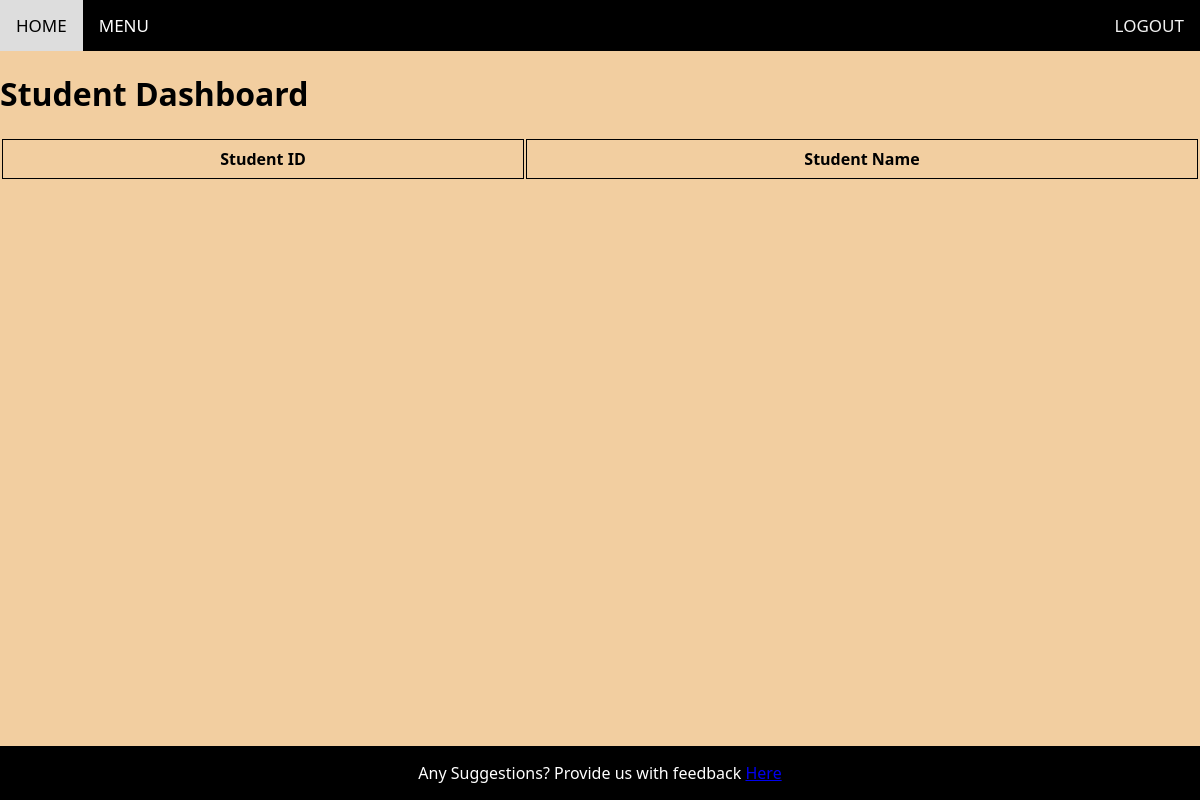
Page /student_dashboard (signed in) on the earlier database version.
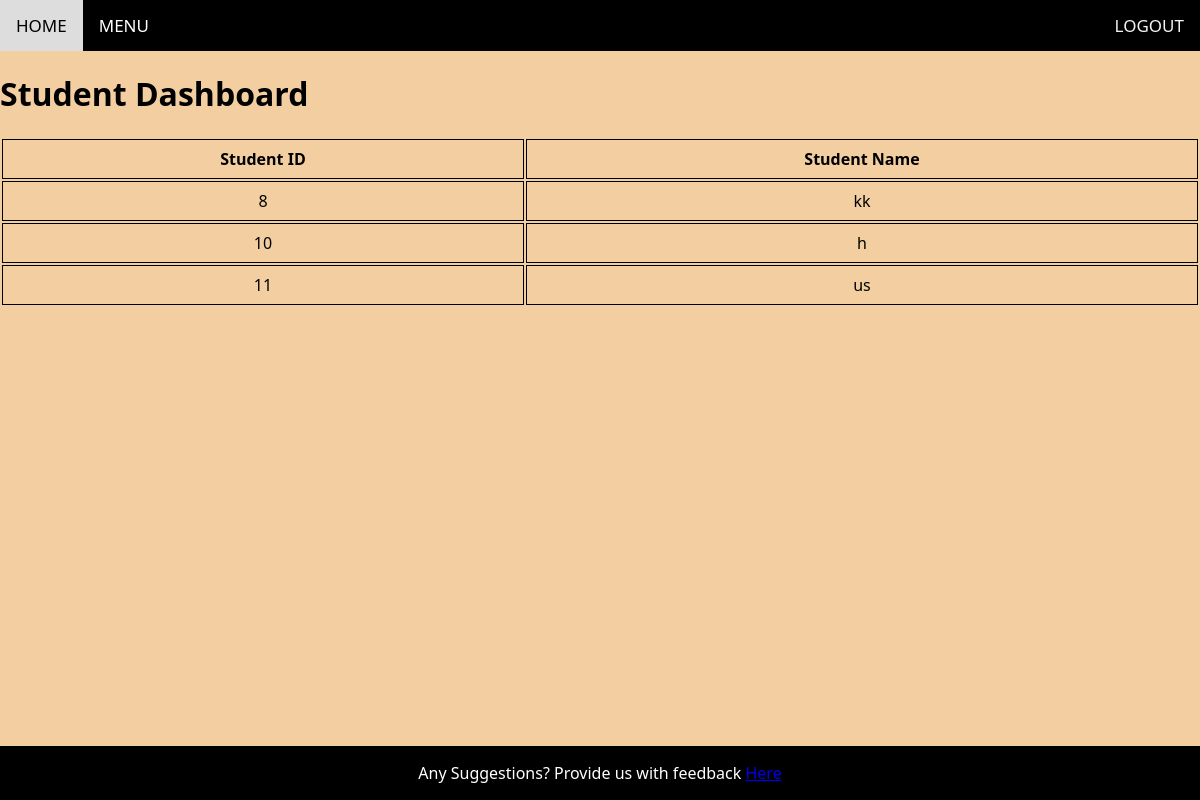
Same page on the later database version.
### tables this page shows
CREATE TABLE STUDENT (User_ID INTEGER REFERENCES USERS (User_ID) PRIMARY KEY, School_ID INTEGER REFERENCES SCHOOL (School_ID), First_Name TEXT NOT NULL, Last_Name TEXT, Class_ID INTEGER);

### app.py (the view)
@app.route('/student_dashboard')
@login_required
def student_dashboard():
    if current_user.is_authenticated and current_user.Type == 'TEACHER':
        conn = sql.connect(db_path)  # Replace 'DATABASE' with your app's database path
        cursor = conn.cursor()
        user_id = current_user.User_ID  # Assuming this attribute exists in your User model
        class_query = "SELECT Class_ID FROM Teacher WHERE User_ID = ?"
        cursor.execute(class_query, (user_id,))
        class_id = cursor.fetchone()
        if class_id:
            class_id = class_id[0]  # Extracting the ID from the result tuple
            teachers_query = "SELECT * FROM Student WHERE Class_ID = ?"
            cursor.execute(teachers_query, (class_id,))
            students = cursor.fetchall()
            conn.close()
            return render_template('student_dashboard.html', students=students)
    else:
        return render_template('error.html', message='Access denied')

### app.py (called while the page is built)
@login_manager.user_loader
def load_user(user_id):
    return User.query.get(int(user_id))

### templates/student_dashboard.html
{% extends "base.html" %}
{% block content %}
    <h1>Student Dashboard</h1>
    <table class="table">
        <thead>
            <tr>
                <th style="text-align: center; border: 1px solid black; padding: 8px;">Student ID</th>
                <th style="text-align: center; border: 1px solid black; padding: 8px;">Student Name</th>
            </tr>
        </thead>
        <tbody>
            {% for student in students %}
                <tr>
                    <td style="text-align: center; border: 1px solid black; padding: 8px;">{{ student[0] }}</td>
                    <td style="text-align: center; border: 1px solid black; padding: 8px;">{{ student[2] }}</td>
                </tr>
            {% endfor %}
        </tbody>
    </table>
    {% endblock %}

Differences in the rows shown:
now on this page (row unchanged): STUDENT: User_ID "8", First_Name "kk"
now on this page (row unchanged): STUDENT: User_ID "10", First_Name "h"
added STUDENT: User_ID "11", First_Name "us"
